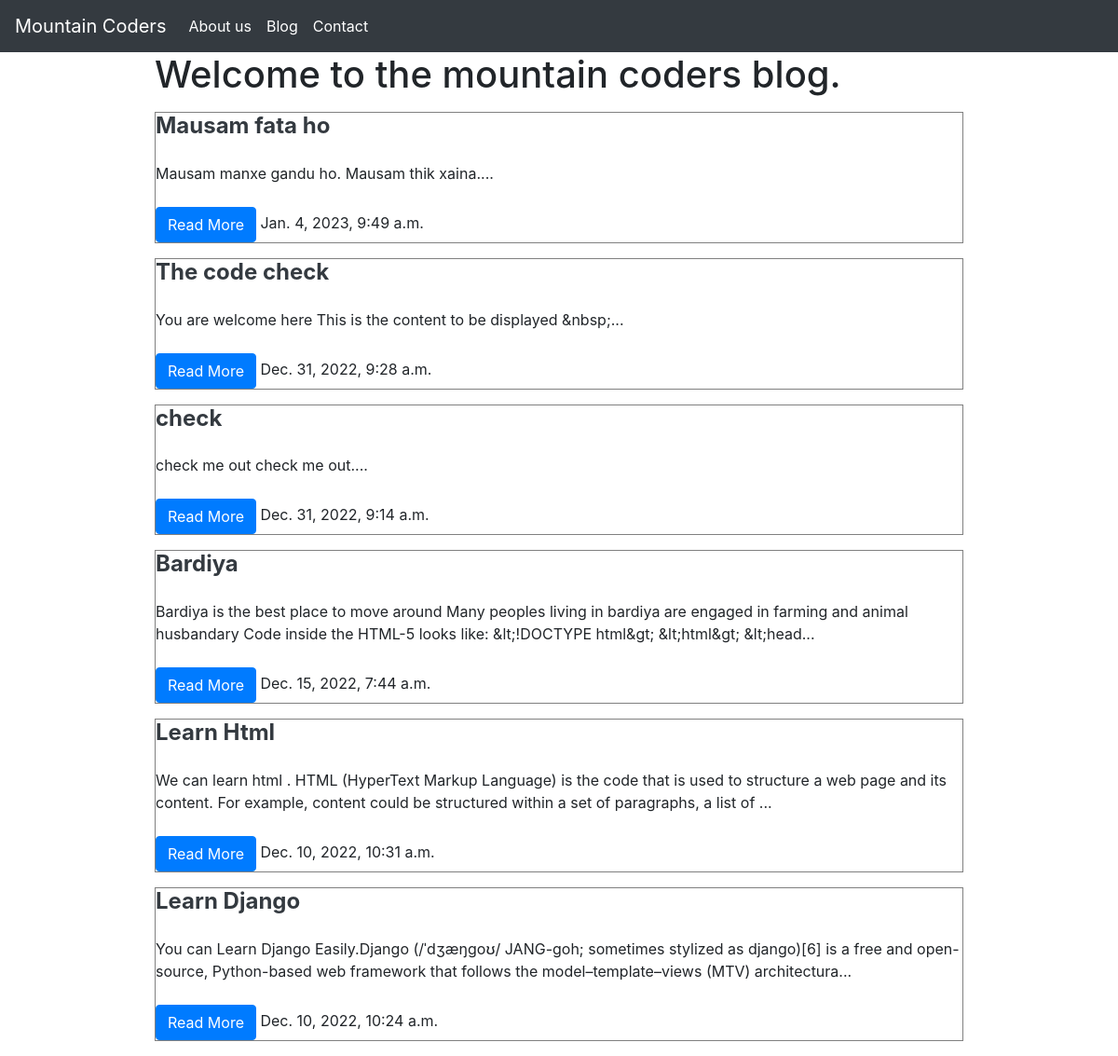
Screenshot of /blog/ with the database file from the repository.
### blog/models.py (models this page shows, shortened)
class Blog(models.Model):
    sno = models.AutoField(primary_key=True)
    title = models.CharField(max_length=200)
    content = models.TextField()
    slug = models.CharField(max_length=100)
    time = models.DateTimeField(auto_now_add=True)

### blog/views.py (the view)
# urls.py: 2. Add a URL to urlpatterns:  path('blog/', include('blog.urls'))
def blog(request):
    blogs = Blog.objects.all()
    context = {
        'blogs': blogs
    }
    return render(request, 'blog/bloghome.html', context)

### templates/blog/bloghome.html (shortened to what this page needs)
{% extends 'blog/base.html' %}
{% load static %}
{% block css_files %}
<link rel="stylesheet" href="{% static 'blog/css/homepost.css' %}">
{% endblock css_files %}
{% block body %}
<div class="container">
    <h1>Welcome to the mountain coders blog.</h1>
    {% for blog in blogs reversed %}
      <div class="my-3" style="border: 1px solid gray; background-color: white;">
        <h3 class="text-dark" style="font-size: 1.5em; font-weight: bold;">
          <a href="/blogpost/{{blog.slug}}" class="text-dark">{{blog.title}}</a>
        </h3>
        <div class="my-4">
          {{blog.content|striptags|slice:200}}...
        </div>
        <a href="/blogpost/{{blog.slug}}" class="text-dark">
          <button class="btn btn-primary">Read More</button>
        </a>
        {{blog.time}}
      </div>
    {% endfor %}
  </div>
{% endblock body %}

### templates/blog/base.html (shortened to what this page needs)
<!doctype html>
<html lang="en">
  <head>
    <link rel="stylesheet" href="https://cdn.jsdelivr.net/npm/bootstrap@4.3.1/dist/css/bootstrap.min.css">
    {% block css_files %}
    {% endblock css_files %}
  </head>
  <body>
    <nav class="navbar navbar-expand-lg navbar-dark bg-dark">
        <a class="navbar-brand" href="/">Mountain Coders</a>
        <div class="collapse navbar-collapse" id="navbarSupportedContent">
          <ul class="navbar-nav mr-auto">
            <li class="nav-item active">
              <a class="nav-link" href="{% url 'Ghar' %}">About us<span class="sr-only">(current)</span></a>
            </li>
            <li class="nav-item active">
              <a class="nav-link" href="/blog">Blog</a>
            </li>
            <li class="nav-item active">
              <a class="nav-link" href="/contact">Contact</a>
            </li>
          </ul>
        </div>
      </nav>
    {% block body %}{% endblock body %}
</html>

### static/blog/css/homepost.css (style rules this page uses)
.container { max-width: 900px; padding: 0 1em; }
.text-dark { color: #333; }

### rows the page displays
Blog: title "Mausam fata ho", content "Mausam manxe gandu ho. Mausam thik xaina.", time "Jan. 4, 2023, 9:49 a.m."
Blog: title "The code check", content "You are welcome here This is the content to be displayed &nbsp;", time "Dec. 31, 2022, 9:28 a.m."
Blog: title "check", content "check me out check me out.", time "Dec. 31, 2022, 9:14 a.m."
Blog: title "Bardiya", content "Bardiya is the best place to move around Many peoples living in bardiya are engaged in farming and animal husbandary Code inside the HTML-5 looks like: &lt;!DOCTYPE html&gt; &lt;html&gt; &lt;head", time "Dec. 15, 2022, 7:44 a.m."
Blog: title "Learn Html", content "We can learn html . HTML (HyperText Markup Language) is the code that is used to structure a web page and its content. For example, content could be structured within a set of paragraphs, a list of", time "Dec. 10, 2022, 10:31 a.m."
Blog: title "Learn Django", content "You can Learn Django Easily.Django (/ˈdʒæŋɡoʊ/ JANG-goh; sometimes stylized as django)[6] is a free and open-source, Python-based web framework that follows the model–template–views (MTV) architectura", time "Dec. 10, 2022, 10:24 a.m."
